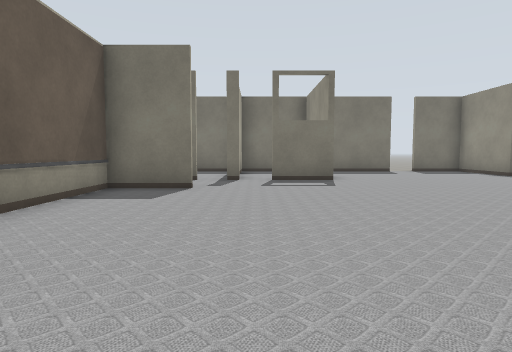
view 1 (above)

24 first-person views from a walk through a world built for the Gazebo simulator. The camera is 0.72 m above the floor, tilts 4° down and sees 75° across. The lines on the ground mark 1 m squares. The floor is counted in squares, 1 m on a side. Each view is taken from the middle of a square. On the plan, view 1 faces up. The plan holds only what a view shows up to about 10 squares ahead; the rest is blank. The place goes on beyond the plan. Some surface patterns are stand-ins.

view 2
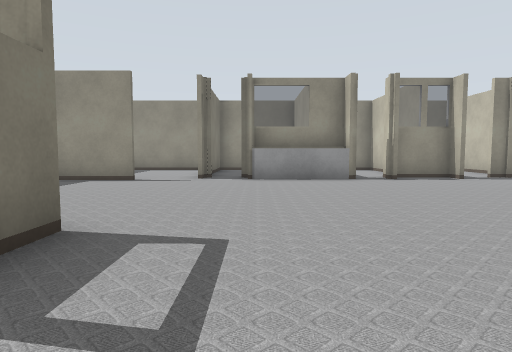

view 3
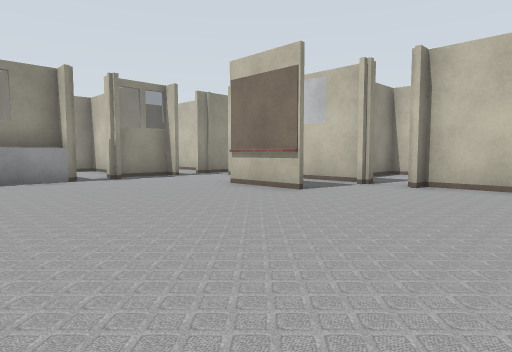

view 4
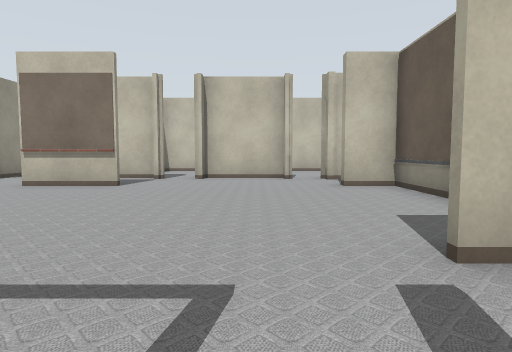

view 5
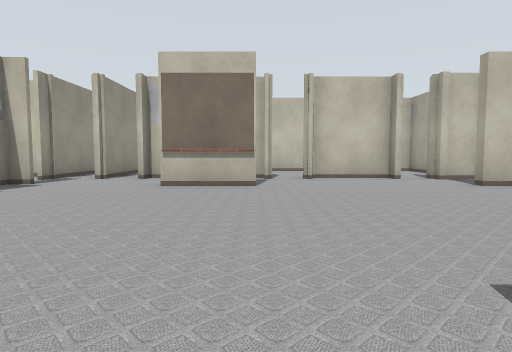

view 6
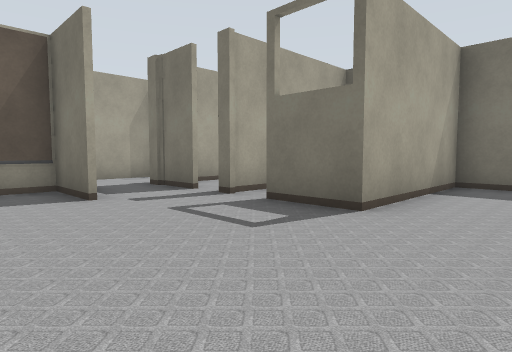

view 7
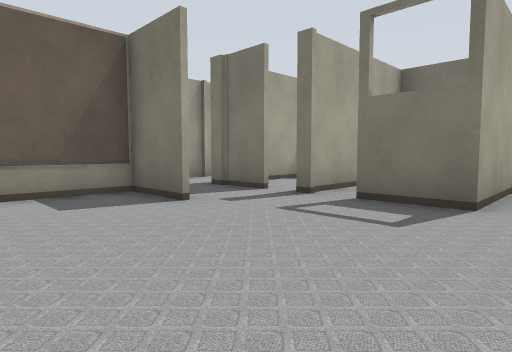

view 8
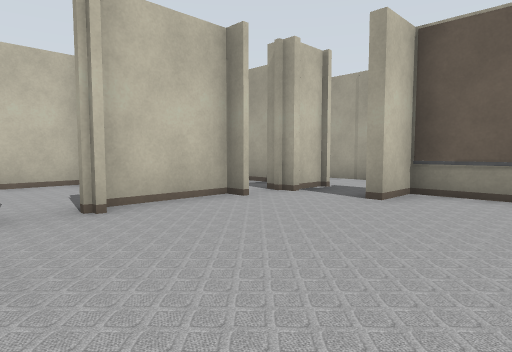

view 9
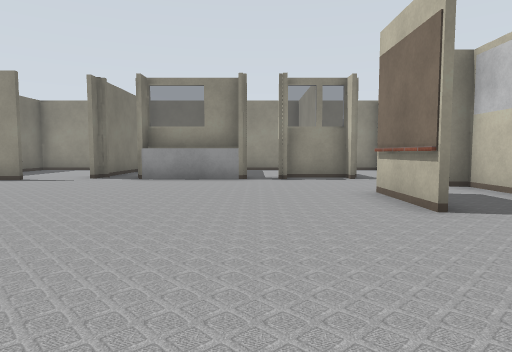

view 10
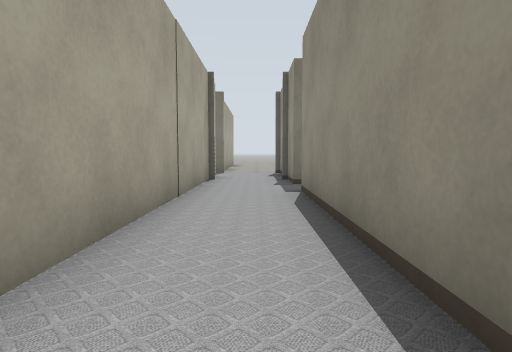

view 11
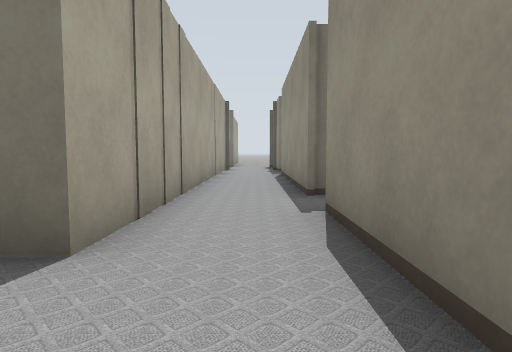

view 12
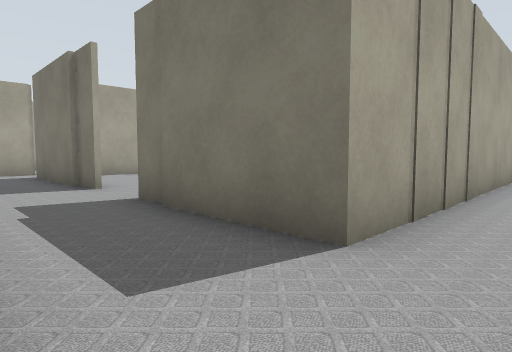

view 13
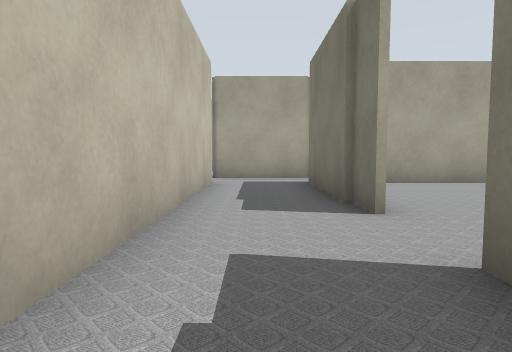

view 14
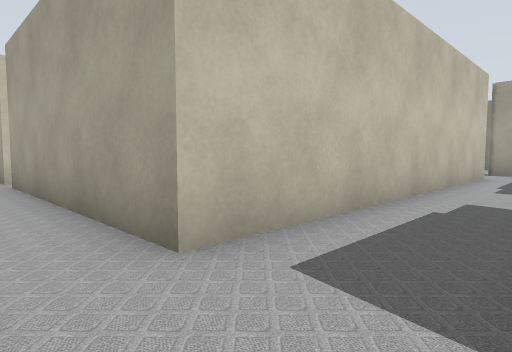

view 15
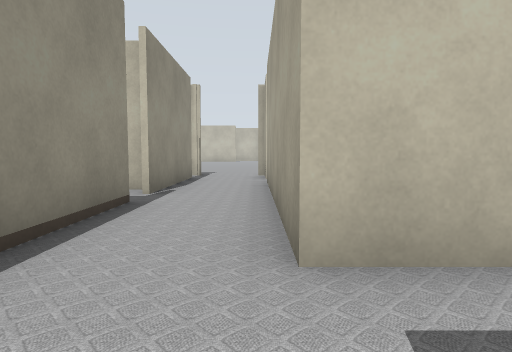

view 16
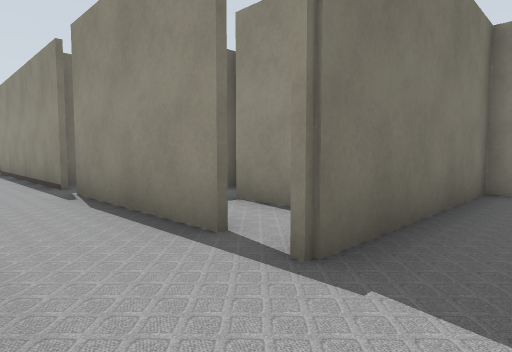

view 17
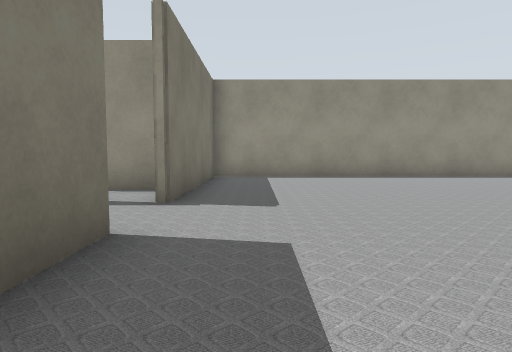

view 18
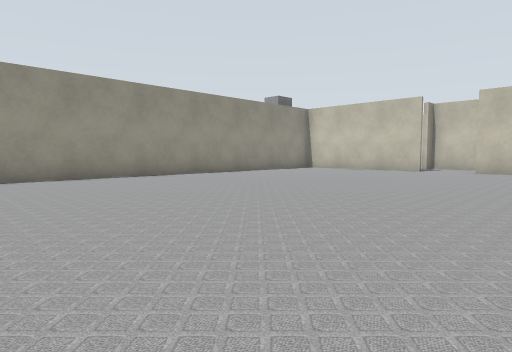

view 19
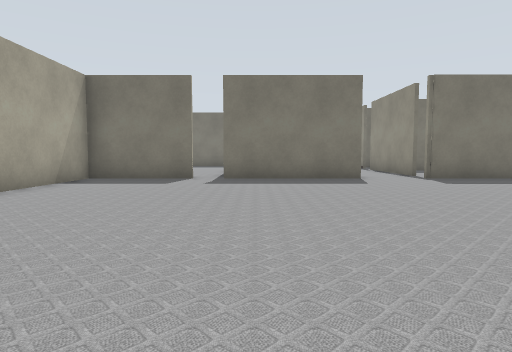

view 20
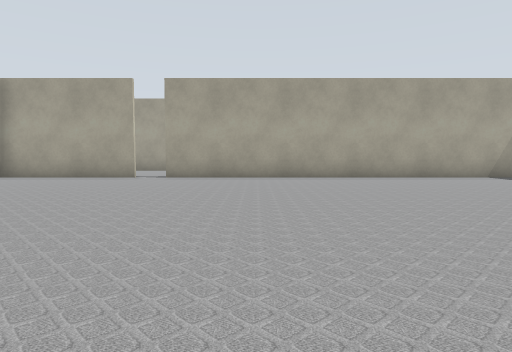

view 21
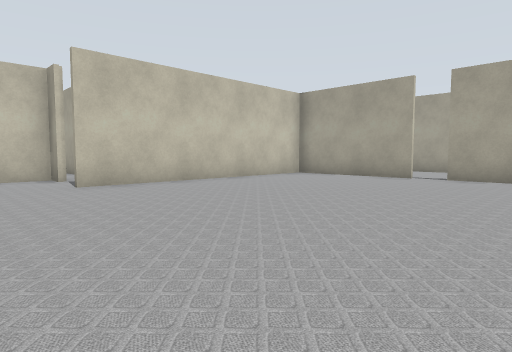

view 22
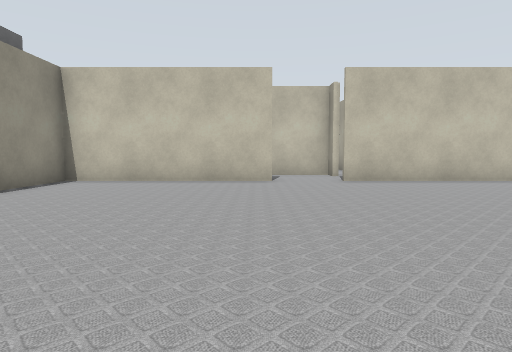

view 23
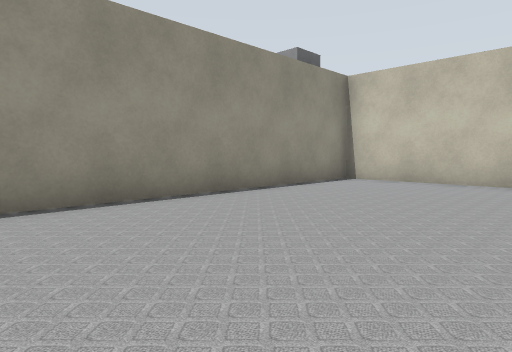

view 24
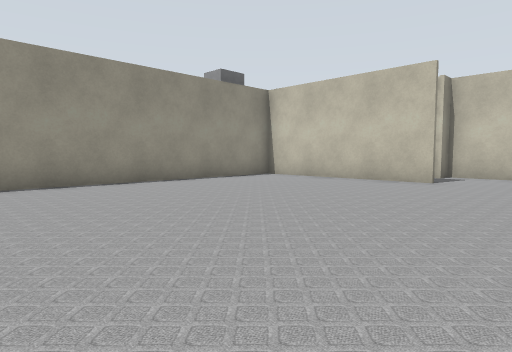

### Floor plan
Ten units are one square. View 1 is at (0, 0); x grows to the right and y downward. Boxes are objects, and circles mark ways between rooms. Rooms are numbered by the first view taken in them; rooms with no view inside come last. Other rooms are left out.
<svg viewBox="-169 -120 262 433">
<path fill="none" stroke="#000" d="M29 -18 51 -18M-12 -67 -30 -67 -30 -17M-5 -88 -9 -88M-18 -69 -12 -69M81 -41 81 -72M20 -115 20 -88 4 -88M86 -45 86 -75M78 -101 78 -115M88 -85 82 -85M81 -14 86 -14 86 -31M-8 0 -8 5 15 5 15 0M-30 -18 -19 -18M-30 -17 -31 -17 -31 -74M-31 35 -31 1 -19 1M-108 17 -151 17M-15 -88 -31 -88 -31 -101M-53 -100 -53 17 -91 17M-151 41 -53 41M-164 26 -164 42M-31 69 -31 35M-53 111 -53 120M-31 118 -31 78M-53 41 -53 104M-15 121 -15 100M-35 285 19 285 19 127 -32 127M-50 127 -90 127M-127 245 -127 285M-99 285 -51 285M-53 301 -53 308 -31 308 -31 301M-98 127 -127 127 -127 236M28 5 61 5 61 0"/>
<circle cx="-25" cy="-10" r="3" fill="#2a7"/>
<circle cx="-25" cy="-80" r="3" fill="#2a7"/>
<circle cx="50" cy="-10" r="3" fill="#2a7"/>
<circle cx="-40" cy="30" r="3" fill="#2a7"/>
<circle cx="-40" cy="130" r="3" fill="#2a7"/>
<text x="30" y="-60">1</text>
<text x="-40" y="-10">2</text>
<text x="-40" y="80">3</text>
<text x="-50" y="210">4</text>
<text x="50" y="-10">5</text>
</svg>
Room 1 opens to room 2. Room 1 opens to room 5. Room 2 opens to room 3. Room 3 opens to room 4.

Where each view was taken, in squares from view 1:
view 1: 0 up, 0 right, facing up
view 2: 7 up, 1 left, facing right
view 3: 7 up, 1 left, facing down-right
view 4: 9 up, 0 right, facing down
view 5: 9 up, 3 right, facing down
view 6: 5 up, 4 right, facing up-left
view 7: 4 up, 3 right, facing up-left
view 8: 4 up, 3 right, facing down-left
view 9: 4 up, 1 left, facing right
view 10: 1 up, 4 left, facing up
view 11: 4 down, 4 left, facing up
view 12: 4 down, 4 left, facing up-left
view 13: 3 down, 7 left, facing left
view 14: 2 down, 4 left, facing down-left
view 15: 2 down, 5 left, facing down
view 16: 14 down, 5 left, facing up-right
view 17: 14 down, 8 left, facing right
view 18: 15 down, 8 left, facing down-right
view 19: 22 down, 8 left, facing up
view 20: 21 down, 3 left, facing left
view 21: 21 down, 3 left, facing down-left
view 22: 20 down, 3 left, facing down
view 23: 20 down, 3 left, facing down-right
view 24: 20 down, 6 left, facing down-right
